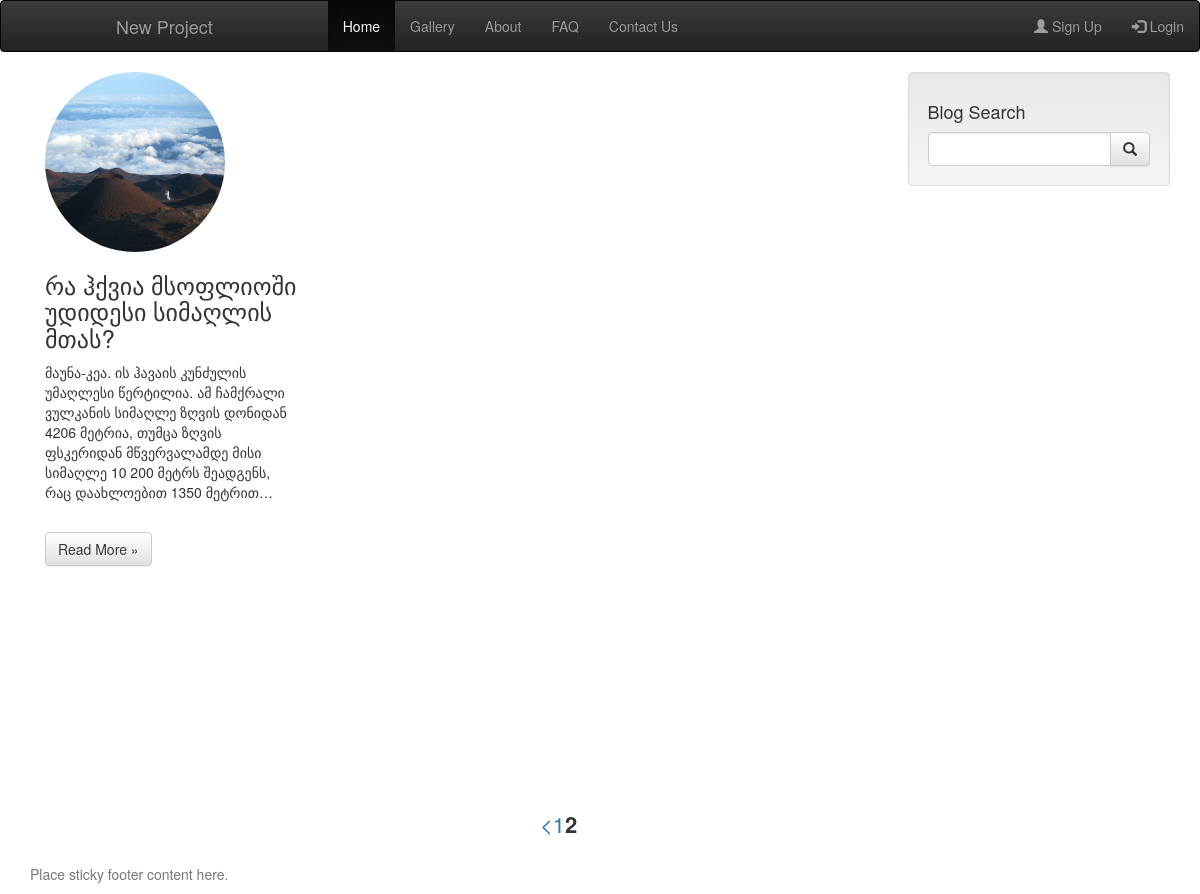
Screenshot of /ci_tsotne/main/index/6 with the database file from the repository.
### tables this page shows
CREATE TABLE `posts` (
  `id` int(11) NOT NULL,
  `title` varchar(250) NOT NULL,
  `author` varchar(100) NOT NULL,
  `date` datetime NOT NULL DEFAULT CURRENT_TIMESTAMP,
  `img` varchar(100) DEFAULT NULL,
  `description` text NOT NULL
);

### ci_tsotne/application/controllers/Main.php (called while the page is built, shortened)
<?php
class Main extends CI_Controller {
	public function index(){
			$this->load->library('pagination');
			$pp = $config['per_page'] 	= 6;
			$skip = $this->uri->segment(3);
		$this->load->model('blog_model');
		$data['posts'] = $this->blog_model->getpost($pp,$skip);
		$this->load->view('includes/header');
		$this->load->view('includes/nav');
		$this->load->view('includes/main',$data);
		$this->load->view('includes/footer');
	}
}

### ci_tsotne/index.php (called while the page is built, shortened)
<?php
require_once BASEPATH.'core/CodeIgniter.php';

### ci_tsotne/application/models/blog_model.php (called while the page is built, shortened)
<?php
class blog_model extends CI_Model {
	public function getpost($pp,$skip){
		$this->db->select('*')
				->order_by('id','desc')
				->limit($pp,$skip);
		return $this->db->get('posts')-> result_array();
	}
}

### ci_tsotne/application/views/includes/main.php (the view)
    <div class="container marketing" style="min-height: 700px">
      <div class="row" >
<div class="col-lg-9">
   <?php foreach ($posts as $post) :?>
        <div class="col-lg-4" style="height: auto; ">
          <img class="img-circle" src="<?php echo base_url().'images/'.$post['img'];?>"
          alt="Generic placeholder image" width="180" height="180">
          <h3 style="height: 80px;"><?php echo $post['title']; ?> </h3>
              <p style="height: 160px; overflow: hidden;" "><?php  $limit = $post['description'];
                  echo $string = character_limiter($limit, 200);
              ?></p>
          <p><a class="btn btn-default"href="<?php echo base_url().'main/readmore/'.$post['id']?>" role="button">Read More &raquo;</a></p>
        </div>
        <?php endforeach;?>
      </div>
      <div class="col-lg-3">
                <div class="well">
                    <h4>Blog Search</h4>
                    <div class="input-group">
                        <input type="text" class="form-control">
                        <span class="input-group-btn">
                            <button class="btn btn-default" type="button">
                                <span class="glyphicon glyphicon-search"></span>
                        </button>
                        </span>
                    </div>
                </div>
      </div>
</div>
  </div>

### rows the page displays
posts: img (picture), title "რა ჰქვია მსოფლიოში უდიდესი სიმაღლის მთას?", description "მაუნა-კეა. ის ჰავაის კუნძულის უმაღლესი წერტილია. ამ ჩამქრალი ვულკანის სიმაღლე ზღვის დონიდან 4206 მეტრია, თუმცა ზღვის ფსკერიდან მწვერვალამდე მისი სიმაღლე 10 200 მეტრს შეადგენს, რაც დაახლოებით 1350 მეტრით…"

### other values shown
$this->pagination->create_links() "< 1 2"
